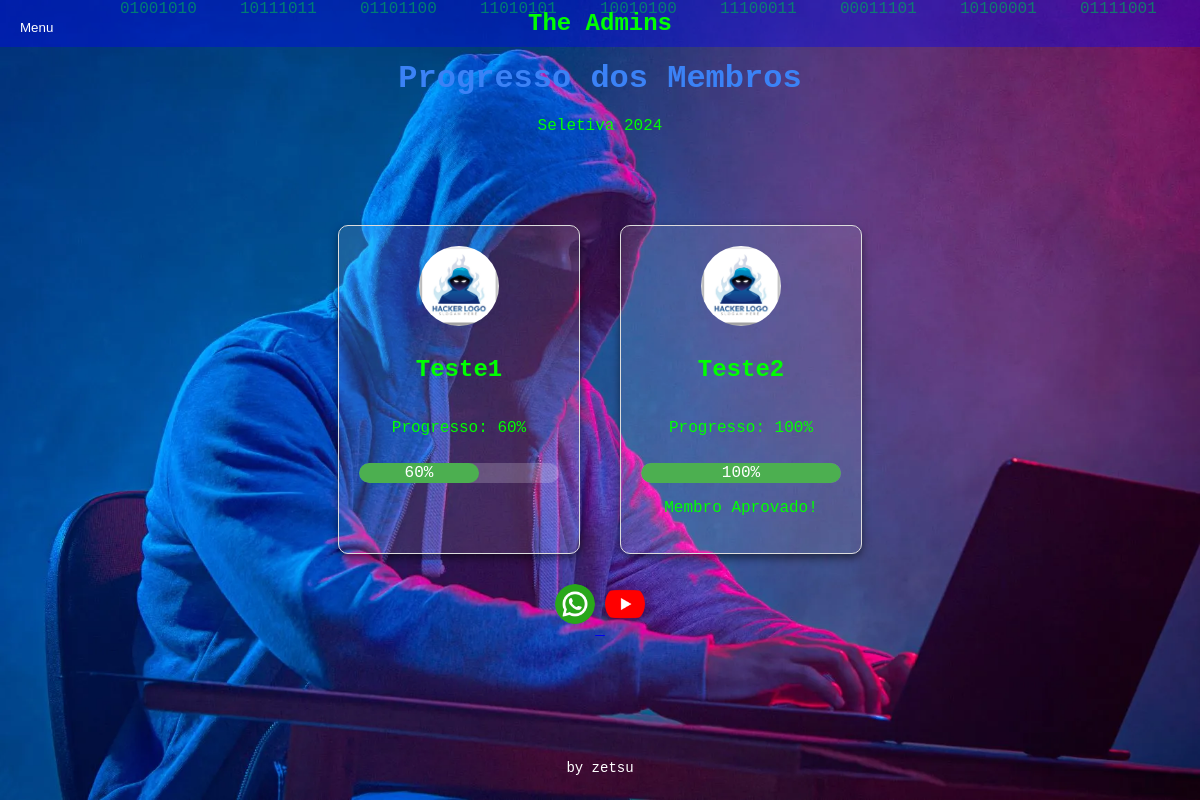
Before: / with the older database file.
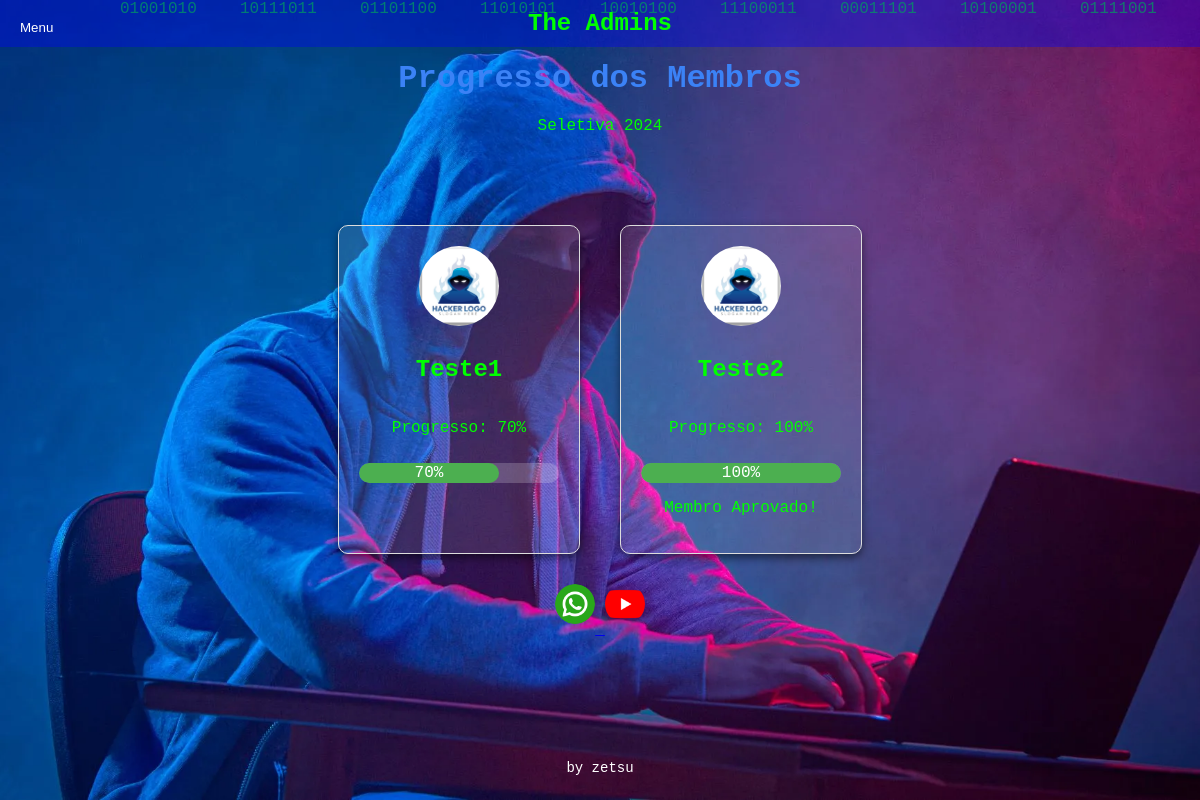
After: the same page with the newer database file.
### tables this page shows
CREATE TABLE membros (
            id INTEGER PRIMARY KEY AUTOINCREMENT,
            nome TEXT NOT NULL,
            progresso INTEGER NOT NULL,
            foto TEXT
        );

### app.py (the view)
@app.route('/')
def index():
    try:
        conn = sqlite3.connect('membros.db')
        cursor = conn.cursor()
        cursor.execute("SELECT id, nome, progresso, foto FROM membros")
        membros = cursor.fetchall()
    except Exception as e:
        print(f"Erro ao buscar membros: {e}")
        membros = []
    finally:
        conn.close()
    membros = [{"id": m[0], "nome": m[1], "progresso": m[2], "foto": m[3] or "default.jpg"} for m in membros]
    return render_template('index.html', membros=membros)

### templates/index.html (shortened to what this page needs)
<!DOCTYPE html>
<html lang="pt-br">
<head>
    <link rel="stylesheet" href="{{ url_for('static', filename='css/style.css') }}">
</head>
<body>
    <div class="top-bar">
        <span class="title">The Admins</span>
        <button class="menu-button" onclick="toggleMenu()">Menu</button>
    </div>
    <div class="matrix">
        <div style="left: 10%; animation-duration: 2.5s;">01001010</div>
        <div style="left: 20%; animation-duration: 3s;">10111011</div>
        <div style="left: 30%; animation-duration: 2.2s;">01101100</div>
        <div style="left: 40%; animation-duration: 2.8s;">11010101</div>
        <div style="left: 50%; animation-duration: 3.5s;">10010100</div>
        <div style="left: 60%; animation-duration: 2.4s;">11100011</div>
        <div style="left: 70%; animation-duration: 3.2s;">00011101</div>
        <div style="left: 80%; animation-duration: 3.1s;">10100001</div>
        <div style="left: 90%; animation-duration: 2.7s;">01111001</div>
    </div>
    <div class="content">
        <h1 style="margin-top: 60px;">Progresso dos Membros</h1>
        <p>
            Seletiva 2024
        </p>
        <div class="membros">
            {% for membro in membros %}
                <div class="membro">
                    <img src="{{ url_for('static', filename='img/' + membro['foto']) }}"
                         alt="{{ membro['nome'] }}" class="member-image">
                    <h2>{{ membro['nome'] }}</h2>
                    <p>Progresso: {{ membro['progresso'] }}%</p>
                    <div class="progress-bar">
                        <div class="progress" style="width: {{ membro['progresso'] }}%;">{{ membro['progresso'] }}%</div>
                    </div>
                    {% if membro['progresso'] == 100 %}
                        <p>Membro Aprovado!</p>
                    {% endif %}
                </div>
            {% else %}
                <p>Nenhum membro encontrado.</p>
            {% endfor %}
        </div>
    </div>
    <div class="social-links">
      <a href="https://wa.me/55XXXXXXXXXXX" target="_blank">
        <img src="static/img/whatsapp.png" alt="WhatsApp" style="width: 40px; height: 40px;">
      </a>
      <a
        href="https://www.youtube.com/seucanal" target="_blank">
        <img src="static/img/youtube.png" alt="YouTube" style="width: 40px; height: 40px;">
    </a>
    <footer>
        <p>by zetsu</p>
    </footer>
</body>
</html>

### static/ css/style.css (style rules this page uses)
body { font-family: Arial, sans-serif; background-image: url("../img/background.jpg"); background-size: cover; background-attachment: fixed; background-position: center; color: #000000; text-align: center; margin: 0; padding: 0; }
h1 { color: #3b82f6; margin-bottom: 20px; }
.membros { display: flex; justify-content: center; flex-wrap: wrap; gap: 20px; margin-top: 20px; }
.membro { border: 1px solid #ddd; border-radius: 10px; padding: 20px; background-color: #ffffff; box-shadow: 0px 4px 6px rgba(0, 0, 0, 0.1); width: 200px; transition: transform 0.3s ease; }
img { width: 100px; height: 100px; border-radius: 50%; object-fit: cover; margin-bottom: 10px; }
.progress-bar { background-color: #e0e0e0; border-radius: 10px; height: 20px; width: 100%; margin-top: 10px; }
.progress { background-color: #10b981; height: 100%; border-radius: 10px; }
footer { position: fixed; bottom: 0; width: 100%; text-align: center; font-size: 14px; color: #ffffff; background-color: rgba(0, 0, 0, 0.5); padding: 10px; }

Changed rows visible on the page:
changed membros "Teste1": progresso "60" → "70"
